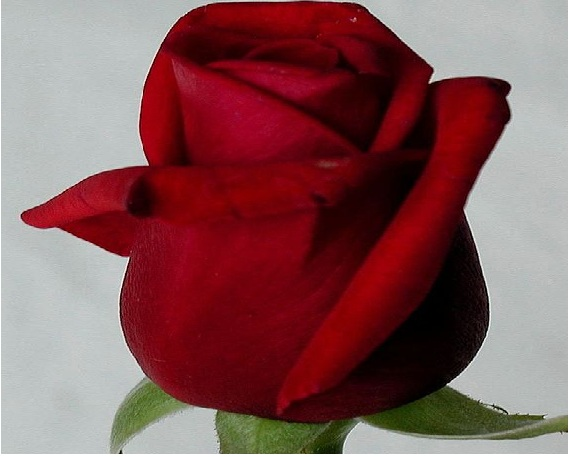
#> input picture RED_INPUT.jpg, 569 x 457 px
$ python RED_COLOR_DETECTION.py
#> lines starting #> are read from the running program, lines starting #| are printed output that depends on the picture; after the words box and inside, x2 and y2 are one past the last pixel; in counts of white or black regions, pixels touching at a corner belong together
import numpy as np
import cv2

image = cv2.imread('RED_INPUT.jpg')
#> image is the input picture: shape (457, 569, 3); mean B, G, R 88.5, 86.9, 133.3
result = image.copy()
image = cv2.cvtColor(image, cv2.COLOR_BGR2HSV)
#> image: shape (457, 569, 3); mean H, S, V 117.1, 139.5, 136.1
lower = np.array([155,25,0])
upper = np.array([179,255,255])
mask = cv2.inRange(image, lower, upper)
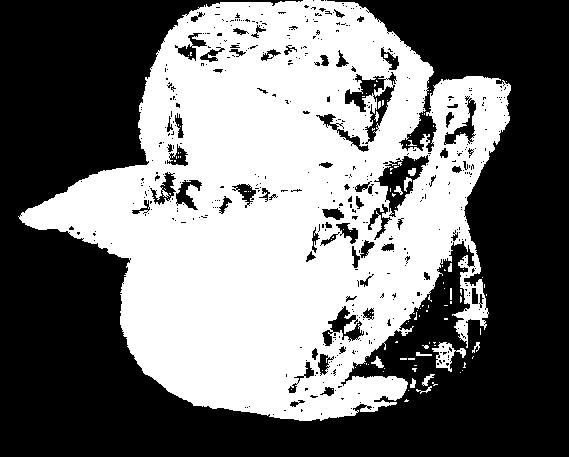
#> mask: shape (457, 569); 45.6% white; 113 white regions (97 under 20 px), largest, box (x1, y1, x2, y2) and area: (18, 0, 511, 421) 117169, (432, 342, 466, 372) 402, (371, 356, 384, 368) 71
result = cv2.bitwise_and(result, result, mask=mask)
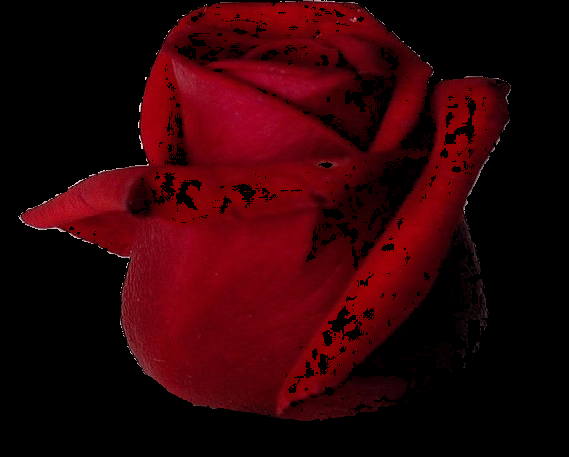
#> result: shape (457, 569, 3); mean B, G, R 6, 1.8, 47.5

cv2.imshow('result', result)
cv2.waitKey()
